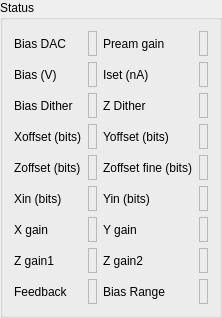
            <widget class="QGroupBox" name="groupBox_7">
             <property name="title">
              <string>Status</string>
             </property>
             <layout class="QGridLayout" name="gridLayout_13">
              <item row="5" column="1">
               <widget class="QLabel" name="label_xoffset">
                <property name="sizePolicy">
                 <sizepolicy hsizetype="Preferred" vsizetype="Fixed">
                  <horstretch>0</horstretch>
                  <verstretch>0</verstretch>
                 </sizepolicy>
                </property>
                <property name="minimumSize">
                 <size>
                  <width>0</width>
                  <height>25</height>
                 </size>
                </property>
                <property name="maximumSize">
                 <size>
                  <width>16777215</width>
                  <height>25</height>
                 </size>
                </property>
                <property name="frameShape">
                 <enum>QFrame::StyledPanel</enum>
                </property>
                <property name="text">
                 <string/>
                </property>
               </widget>
              </item>
              <item row="0" column="3">
               <widget class="QLabel" name="label_preamp_gain">
                <property name="sizePolicy">
                 <sizepolicy hsizetype="Preferred" vsizetype="Fixed">
                  <horstretch>0</horstretch>
                  <verstretch>0</verstretch>
                 </sizepolicy>
                </property>
                <property name="minimumSize">
                 <size>
                  <width>0</width>
                  <height>25</height>
                 </size>
                </property>
                <property name="maximumSize">
                 <size>
                  <width>16777215</width>
                  <height>25</height>
                 </size>
                </property>
                <property name="frameShape">
                 <enum>QFrame::StyledPanel</enum>
                </property>
                <property name="text">
                 <string/>
                </property>
               </widget>
              </item>
              <item row="0" column="2">
               <widget class="QLabel" name="label_29">
                <property name="sizePolicy">
                 <sizepolicy hsizetype="Preferred" vsizetype="Fixed">
                  <horstretch>0</horstretch>
                  <verstretch>0</verstretch>
                 </sizepolicy>
                </property>
                <property name="minimumSize">
                 <size>
                  <width>0</width>
                  <height>25</height>
                 </size>
                </property>
                <property name="maximumSize">
                 <size>
                  <width>16777215</width>
                  <height>25</height>
                 </size>
                </property>
                <property name="text">
                 <string>Pream gain</string>
                </property>
               </widget>
              </item>
              <item row="5" column="2">
               <widget class="QLabel" name="label_11">
                <property name="sizePolicy">
                 <sizepolicy hsizetype="Preferred" vsizetype="Fixed">
                  <horstretch>0</horstretch>
                  <verstretch>0</verstretch>
                 </sizepolicy>
                </property>
                <property name="minimumSize">
                 <size>
                  <width>0</width>
                  <height>25</height>
                 </size>
                </property>
                <property name="maximumSize">
                 <size>
                  <width>16777215</width>
                  <height>25</height>
                 </size>
                </property>
                <property name="text">
                 <string>Yoffset (bits)</string>
                </property>
               </widget>
              </item>
              <item row="8" column="1">
               <widget class="QLabel" name="label_xgain">
                <property name="sizePolicy">
                 <sizepolicy hsizetype="Preferred" vsizetype="Fixed">
                  <horstretch>0</horstretch>
                  <verstretch>0</verstretch>
                 </sizepolicy>
                </property>
                <property name="minimumSize">
                 <size>
                  <width>0</width>
                  <height>25</height>
                 </size>
                </property>
                <property name="maximumSize">
                 <size>
                  <width>16777215</width>
                  <height>25</height>
                 </size>
                </property>
                <property name="frameShape">
                 <enum>QFrame::StyledPanel</enum>
                </property>
                <property name="text">
                 <string/>
                </property>
               </widget>
              </item>
              <item row="8" column="2">
               <widget class="QLabel" name="label_25">
                <property name="sizePolicy">
                 <sizepolicy hsizetype="Preferred" vsizetype="Fixed">
                  <horstretch>0</horstretch>
                  <verstretch>0</verstretch>
                 </sizepolicy>
                </property>
                <property name="minimumSize">
                 <size>
                  <width>0</width>
                  <height>25</height>
                 </size>
                </property>
                <property name="maximumSize">
                 <size>
                  <width>16777215</width>
                  <height>25</height>
                 </size>
                </property>
                <property name="text">
                 <string>Y gain</string>
                </property>
               </widget>
              </item>
              <item row="1" column="3">
               <widget class="QLabel" name="label_iset">
                <property name="sizePolicy">
                 <sizepolicy hsizetype="Preferred" vsizetype="Fixed">
                  <horstretch>0</horstretch>
                  <verstretch>0</verstretch>
                 </sizepolicy>
                </property>
                <property name="minimumSize">
                 <size>
                  <width>0</width>
                  <height>25</height>
                 </size>
                </property>
                <property name="maximumSize">
                 <size>
                  <width>16777215</width>
                  <height>25</height>
                 </size>
                </property>
                <property name="frameShape">
                 <enum>QFrame::StyledPanel</enum>
                </property>
                <property name="text">
                 <string/>
                </property>
               </widget>
              </item>
              <item row="0" column="1">
               <widget class="QLabel" name="label_bias_dac">
                <property name="sizePolicy">
                 <sizepolicy hsizetype="Preferred" vsizetype="Fixed">
                  <horstretch>0</horstretch>
                  <verstretch>0</verstretch>
                 </sizepolicy>
                </property>
                <property name="minimumSize">
                 <size>
                  <width>0</width>
                  <height>25</height>
                 </size>
                </property>
                <property name="maximumSize">
                 <size>
                  <width>16777215</width>
                  <height>25</height>
                 </size>
                </property>
                <property name="frameShape">
                 <enum>QFrame::StyledPanel</enum>
                </property>
                <property name="text">
                 <string/>
                </property>
               </widget>
              </item>
              <item row="0" column="0">
               <widget class="QLabel" name="label_28">
                <property name="sizePolicy">
                 <sizepolicy hsizetype="Preferred" vsizetype="Fixed">
                  <horstretch>0</horstretch>
                  <verstretch>0</verstretch>
                 </sizepolicy>
                </property>
                <property name="minimumSize">
                 <size>
                  <width>0</width>
                  <height>25</height>
                 </size>
                </property>
                <property name="maximumSize">
                 <size>
                  <width>16777215</width>
                  <height>25</height>
                 </size>
                </property>
                <property name="text">
                 <string>Bias DAC</string>
                </property>
               </widget>
              </item>
              <item row="9" column="2">
               <widget class="QLabel" name="label_27">
                <property name="sizePolicy">
                 <sizepolicy hsizetype="Preferred" vsizetype="Fixed">
                  <horstretch>0</horstretch>
                  <verstretch>0</verstretch>
                 </sizepolicy>
                </property>
                <property name="minimumSize">
                 <size>
                  <width>0</width>
                  <height>25</height>
                 </size>
                </property>
                <property name="maximumSize">
                 <size>
                  <width>16777215</width>
                  <height>25</height>
                 </size>
                </property>
                <property name="text">
                 <string>Z gain2</string>
                </property>
               </widget>
              </item>
              <item row="7" column="2">
               <widget class="QLabel" name="label_23">
                <property name="sizePolicy">
                 <sizepolicy hsizetype="Preferred" vsizetype="Fixed">
                  <horstretch>0</horstretch>
                  <verstretch>0</verstretch>
                 </sizepolicy>
                </property>
                <property name="minimumSize">
                 <size>
                  <width>0</width>
                  <height>25</height>
                 </size>
                </property>
                <property name="maximumSize">
                 <size>
                  <width>16777215</width>
                  <height>25</height>
                 </size>
                </property>
                <property name="text">
                 <string>Yin (bits)</string>
                </property>
               </widget>
              </item>
              <item row="5" column="3">
               <widget class="QLabel" name="label_yoffset">
                <property name="sizePolicy">
                 <sizepolicy hsizetype="Preferred" vsizetype="Fixed">
                  <horstretch>0</horstretch>
                  <verstretch>0</verstretch>
                 </sizepolicy>
                </property>
                <property name="minimumSize">
                 <size>
                  <width>0</width>
                  <height>25</height>
                 </size>
                </property>
                <property name="maximumSize">
                 <size>
                  <width>16777215</width>
                  <height>25</height>
                 </size>
                </property>
                <property name="frameShape">
                 <enum>QFrame::StyledPanel</enum>
                </property>
                <property name="text">
                 <string/>
                </property>
               </widget>
              </item>
              <item row="3" column="3">
               <widget class="QLabel" name="label_zdither">
                <property name="sizePolicy">
                 <sizepolicy hsizetype="Preferred" vsizetype="Fixed">
                  <horstretch>0</horstretch>
                  <verstretch>0</verstretch>
                 </sizepolicy>
                </property>
                <property name="minimumSize">
                 <size>
                  <width>0</width>
                  <height>25</height>
                 </size>
                </property>
                <property name="maximumSize">
                 <size>
                  <width>16777215</width>
                  <height>25</height>
                 </size>
                </property>
                <property name="frameShape">
                 <enum>QFrame::StyledPanel</enum>
                </property>
                <property name="text">
                 <string/>
                </property>
               </widget>
              </item>
              <item row="1" column="2">
               <widget class="QLabel" name="label_12">
                <property name="sizePolicy">
                 <sizepolicy hsizetype="Preferred" vsizetype="Fixed">
                  <horstretch>0</horstretch>
                  <verstretch>0</verstretch>
                 </sizepolicy>
                </property>
                <property name="minimumSize">
                 <size>
                  <width>0</width>
                  <height>25</height>
                 </size>
                </property>
                <property name="maximumSize">
                 <size>
                  <width>16777215</width>
                  <height>25</height>
                 </size>
                </property>
                <property name="text">
                 <string>Iset (nA)</string>
                </property>
               </widget>
              </item>
              <item row="1" column="0">
               <widget class="QLabel" name="label_13">
                <property name="sizePolicy">
                 <sizepolicy hsizetype="Preferred" vsizetype="Fixed">
                  <horstretch>0</horstretch>
                  <verstretch>0</verstretch>
                 </sizepolicy>
                </property>
                <property name="minimumSize">
                 <size>
                  <width>0</width>
                  <height>25</height>
                 </size>
                </property>
                <property name="maximumSize">
                 <size>
                  <width>16777215</width>
                  <height>25</height>
                 </size>
                </property>
                <property name="text">
                 <string>Bias (V)</string>
                </property>
               </widget>
              </item>
              <item row="8" column="0">
               <widget class="QLabel" name="label_14">
                <property name="sizePolicy">
                 <sizepolicy hsizetype="Preferred" vsizetype="Fixed">
                  <horstretch>0</horstretch>
                  <verstretch>0</verstretch>
                 </sizepolicy>
                </property>
                <property name="minimumSize">
                 <size>
                  <width>0</width>
                  <height>25</height>
                 </size>
                </property>
                <property name="maximumSize">
                 <size>
                  <width>16777215</width>
                  <height>25</height>
                 </size>
                </property>
                <property name="text">
                 <string>X gain</string>
                </property>
               </widget>
              </item>
              <item row="5" column="0">
               <widget class="QLabel" name="label_15">
                <property name="sizePolicy">
                 <sizepolicy hsizetype="Preferred" vsizetype="Fixed">
                  <horstretch>0</horstretch>
                  <verstretch>0</verstretch>
                 </sizepolicy>
                </property>
                <property name="minimumSize">
                 <size>
                  <width>0</width>
                  <height>25</height>
                 </size>
                </property>
                <property name="maximumSize">
                 <size>
                  <width>16777215</width>
                  <height>25</height>
                 </size>
                </property>
                <property name="text">
                 <string>Xoffset (bits)</string>
                </property>
               </widget>
              </item>
              <item row="9" column="1">
               <widget class="QLabel" name="label_zgain1">
                <property name="sizePolicy">
                 <sizepolicy hsizetype="Preferred" vsizetype="Fixed">
                  <horstretch>0</horstretch>
                  <verstretch>0</verstretch>
                 </sizepolicy>
                </property>
                <property name="minimumSize">
                 <size>
                  <width>0</width>
                  <height>25</height>
                 </size>
                </property>
                <property name="maximumSize">
                 <size>
                  <width>16777215</width>
                  <height>25</height>
                 </size>
                </property>
                <property name="frameShape">
                 <enum>QFrame::StyledPanel</enum>
                </property>
                <property name="text">
                 <string/>
                </property>
               </widget>
              </item>
              <item row="6" column="3">
               <widget class="QLabel" name="label_zoffset_fine">
                <property name="sizePolicy">
                 <sizepolicy hsizetype="Preferred" vsizetype="Fixed">
                  <horstretch>0</horstretch>
                  <verstretch>0</verstretch>
                 </sizepolicy>
                </property>
                <property name="minimumSize">
                 <size>
                  <width>0</width>
                  <height>25</height>
                 </size>
                </property>
                <property name="maximumSize">
                 <size>
                  <width>16777215</width>
                  <height>25</height>
                 </size>
                </property>
                <property name="frameShape">
                 <enum>QFrame::StyledPanel</enum>
                </property>
                <property name="text">
                 <string/>
                </property>
               </widget>
              </item>
              <item row="9" column="3">
               <widget class="QLabel" name="label_zgain2">
                <property name="sizePolicy">
                 <sizepolicy hsizetype="Preferred" vsizetype="Fixed">
                  <horstretch>0</horstretch>
                  <verstretch>0</verstretch>
                 </sizepolicy>
                </property>
                <property name="minimumSize">
                 <size>
                  <width>0</width>
                  <height>25</height>
                 </size>
                </property>
                <property name="maximumSize">
                 <size>
                  <width>16777215</width>
                  <height>25</height>
                 </size>
                </property>
                <property name="frameShape">
                 <enum>QFrame::StyledPanel</enum>
                </property>
                <property name="text">
                 <string/>
                </property>
               </widget>
              </item>
              <item row="10" column="0">
               <widget class="QLabel" name="label_30">
                <property name="sizePolicy">
                 <sizepolicy hsizetype="Preferred" vsizetype="Fixed">
                  <horstretch>0</horstretch>
                  <verstretch>0</verstretch>
                 </sizepolicy>
                </property>
                <property name="minimumSize">
                 <size>
                  <width>0</width>
                  <height>25</height>
                 </size>
                </property>
                <property name="maximumSize">
                 <size>
                  <width>16777215</width>
                  <height>25</height>
                 </size>
                </property>
                <property name="text">
                 <string>Feedback</string>
                </property>
               </widget>
              </item>
              <item row="10" column="3">
               <widget class="QLabel" name="label_bias_range">
                <property name="frameShape">
                 <enum>QFrame::StyledPanel</enum>
                </property>
                <property name="text">
                 <string/>
                </property>
               </widget>
              </item>
              <item row="3" column="2">
               <widget class="QLabel" name="label_21">
                <property name="sizePolicy">
                 <sizepolicy hsizetype="Preferred" vsizetype="Fixed">
                  <horstretch>0</horstretch>
                  <verstretch>0</verstretch>
                 </sizepolicy>
                </property>
                <property name="minimumSize">
                 <size>
                  <width>0</width>
                  <height>25</height>
                 </size>
                </property>
                <property name="maximumSize">
                 <size>
                  <width>16777215</width>
                  <height>25</height>
                 </size>
                </property>
                <property name="text">
                 <string>Z Dither</string>
                </property>
               </widget>
              </item>
              <item row="9" column="0">
               <widget class="QLabel" name="label_26">
                <property name="sizePolicy">
                 <sizepolicy hsizetype="Preferred" vsizetype="Fixed">
                  <horstretch>0</horstretch>
                  <verstretch>0</verstretch>
                 </sizepolicy>
                </property>
                <property name="minimumSize">
                 <size>
                  <width>0</width>
                  <height>25</height>
                 </size>
                </property>
                <property name="maximumSize">
                 <size>
                  <width>16777215</width>
                  <height>25</height>
                 </size>
                </property>
                <property name="text">
                 <string>Z gain1</string>
                </property>
               </widget>
              </item>
              <item row="3" column="1">
               <widget class="QLabel" name="label_bias_dither">
                <property name="sizePolicy">
                 <sizepolicy hsizetype="Preferred" vsizetype="Fixed">
                  <horstretch>0</horstretch>
                  <verstretch>0</verstretch>
                 </sizepolicy>
                </property>
                <property name="minimumSize">
                 <size>
                  <width>0</width>
                  <height>25</height>
                 </size>
                </property>
                <property name="maximumSize">
                 <size>
                  <width>16777215</width>
                  <height>25</height>
                 </size>
                </property>
                <property name="frameShape">
                 <enum>QFrame::StyledPanel</enum>
                </property>
                <property name="text">
                 <string/>
                </property>
               </widget>
              </item>
              <item row="7" column="0">
               <widget class="QLabel" name="label_22">
                <property name="sizePolicy">
                 <sizepolicy hsizetype="Preferred" vsizetype="Fixed">
                  <horstretch>0</horstretch>
                  <verstretch>0</verstretch>
                 </sizepolicy>
                </property>
                <property name="minimumSize">
                 <size>
                  <width>0</width>
                  <height>25</height>
                 </size>
                </property>
                <property name="maximumSize">
                 <size>
                  <width>16777215</width>
                  <height>25</height>
                 </size>
                </property>
                <property name="text">
                 <string>Xin (bits)</string>
                </property>
               </widget>
              </item>
              <item row="1" column="1">
               <widget class="QLabel" name="label_bias">
                <property name="sizePolicy">
                 <sizepolicy hsizetype="Preferred" vsizetype="Fixed">
                  <horstretch>0</horstretch>
                  <verstretch>0</verstretch>
                 </sizepolicy>
                </property>
                <property name="minimumSize">
                 <size>
                  <width>0</width>
                  <height>25</height>
                 </size>
                </property>
                <property name="maximumSize">
                 <size>
                  <width>16777215</width>
                  <height>25</height>
                 </size>
                </property>
                <property name="frameShape">
                 <enum>QFrame::StyledPanel</enum>
                </property>
                <property name="text">
                 <string/>
                </property>
               </widget>
              </item>
              <item row="8" column="3">
               <widget class="QLabel" name="label_ygain">
                <property name="sizePolicy">
                 <sizepolicy hsizetype="Preferred" vsizetype="Fixed">
                  <horstretch>0</horstretch>
                  <verstretch>0</verstretch>
                 </sizepolicy>
                </property>
                <property name="minimumSize">
                 <size>
                  <width>0</width>
                  <height>25</height>
                 </size>
                </property>
                <property name="maximumSize">
                 <size>
                  <width>16777215</width>
                  <height>25</height>
                 </size>
                </property>
                <property name="frameShape">
                 <enum>QFrame::StyledPanel</enum>
                </property>
                <property name="text">
                 <string/>
                </property>
               </widget>
              </item>
              <item row="3" column="0">
               <widget class="QLabel" name="label_20">
                <property name="sizePolicy">
                 <sizepolicy hsizetype="Preferred" vsizetype="Fixed">
                  <horstretch>0</horstretch>
                  <verstretch>0</verstretch>
                 </sizepolicy>
                </property>
                <property name="minimumSize">
                 <size>
                  <width>0</width>
                  <height>25</height>
                 </size>
                </property>
                <property name="maximumSize">
                 <size>
                  <width>16777215</width>
                  <height>25</height>
                 </size>
                </property>
                <property name="text">
                 <string>Bias Dither</string>
                </property>
               </widget>
              </item>
              <item row="7" column="1">
               <widget class="QLabel" name="label_xin">
                <property name="sizePolicy">
                 <sizepolicy hsizetype="Preferred" vsizetype="Fixed">
                  <horstretch>0</horstretch>
                  <verstretch>0</verstretch>
                 </sizepolicy>
                </property>
                <property name="minimumSize">
                 <size>
                  <width>0</width>
                  <height>25</height>
                 </size>
                </property>
                <property name="maximumSize">
                 <size>
                  <width>16777215</width>
                  <height>25</height>
                 </size>
                </property>
                <property name="frameShape">
                 <enum>QFrame::StyledPanel</enum>
                </property>
                <property name="text">
                 <string/>
                </property>
               </widget>
              </item>
              <item row="10" column="2">
               <widget class="QLabel" name="label_53">
                <property name="text">
                 <string>Bias Range</string>
                </property>
               </widget>
              </item>
              <item row="6" column="0">
               <widget class="QLabel" name="label_16">
                <property name="sizePolicy">
                 <sizepolicy hsizetype="Preferred" vsizetype="Fixed">
                  <horstretch>0</horstretch>
                  <verstretch>0</verstretch>
                 </sizepolicy>
                </property>
                <property name="minimumSize">
                 <size>
                  <width>0</width>
                  <height>25</height>
                 </size>
                </property>
                <property name="maximumSize">
                 <size>
                  <width>16777215</width>
                  <height>25</height>
                 </size>
                </property>
                <property name="text">
                 <string>Zoffset (bits)</string>
                </property>
               </widget>
              </item>
              <item row="6" column="2">
               <widget class="QLabel" name="label_24">
                <property name="sizePolicy">
                 <sizepolicy hsizetype="Preferred" vsizetype="Fixed">
                  <horstretch>0</horstretch>
                  <verstretch>0</verstretch>
                 </sizepolicy>
                </property>
                <property name="minimumSize">
                 <size>
                  <width>0</width>
                  <height>25</height>
                 </size>
                </property>
                <property name="maximumSize">
                 <size>
                  <width>16777215</width>
                  <height>25</height>
                 </size>
                </property>
                <property name="text">
                 <string>Zoffset fine (bits)</string>
                </property>
               </widget>
              </item>
              <item row="7" column="3">
               <widget class="QLabel" name="label_yin">
                <property name="sizePolicy">
                 <sizepolicy hsizetype="Preferred" vsizetype="Fixed">
                  <horstretch>0</horstretch>
                  <verstretch>0</verstretch>
                 </sizepolicy>
                </property>
                <property name="minimumSize">
                 <size>
                  <width>0</width>
                  <height>25</height>
                 </size>
                </property>
                <property name="maximumSize">
                 <size>
                  <width>16777215</width>
                  <height>25</height>
                 </size>
                </property>
                <property name="frameShape">
                 <enum>QFrame::StyledPanel</enum>
                </property>
                <property name="text">
                 <string/>
                </property>
               </widget>
              </item>
              <item row="6" column="1">
               <widget class="QLabel" name="label_zoffset">
                <property name="sizePolicy">
                 <sizepolicy hsizetype="Preferred" vsizetype="Fixed">
                  <horstretch>0</horstretch>
                  <verstretch>0</verstretch>
                 </sizepolicy>
                </property>
                <property name="minimumSize">
                 <size>
                  <width>0</width>
                  <height>25</height>
                 </size>
                </property>
                <property name="maximumSize">
                 <size>
                  <width>16777215</width>
                  <height>25</height>
                 </size>
                </property>
                <property name="frameShape">
                 <enum>QFrame::StyledPanel</enum>
                </property>
                <property name="text">
                 <string/>
                </property>
               </widget>
              </item>
              <item row="10" column="1">
               <widget class="QLabel" name="label_feedback">
                <property name="sizePolicy">
                 <sizepolicy hsizetype="Preferred" vsizetype="Fixed">
                  <horstretch>0</horstretch>
                  <verstretch>0</verstretch>
                 </sizepolicy>
                </property>
                <property name="minimumSize">
                 <size>
                  <width>0</width>
                  <height>25</height>
                 </size>
                </property>
                <property name="maximumSize">
                 <size>
                  <width>16777215</width>
                  <height>25</height>
                 </size>
                </property>
                <property name="frameShape">
                 <enum>QFrame::StyledPanel</enum>
                </property>
                <property name="text">
                 <string/>
                </property>
               </widget>
              </item>
             </layout>
            </widget>
